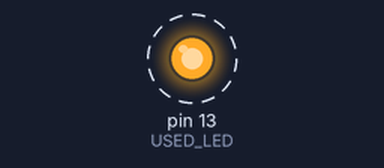
A sketch run on a simulated Arduino Uno, built with avr-gcc and run on an emulated ATmega328P. Parts: output pins drawn as LEDs (lit = HIGH). Dashed ring = blinking.

Above: at 0.5 s.
Timing chart, 0 to 4.6 s (numbered marks = the images above):
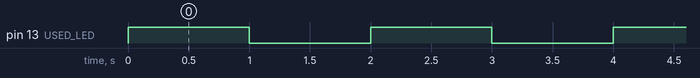

Measured:
- by itself, pin 13 (USED_LED): alternates HIGH for 1.0 s and LOW for 1.0 s

The sketch:

blink.ino
```cpp
/* super simple blink example - slighty modified - used to test CI */

#define USED_LED LED_BUILTIN
//#define USED_LED P0

void setup() {
  pinMode(USED_LED, OUTPUT);
}

// the loop function runs over and over again forever
void loop() {
  digitalWrite(USED_LED, HIGH);   // turn the LED on (HIGH is the voltage level)
  delay(1000);                       // wait for a second
  digitalWrite(USED_LED, LOW);    // turn the LED off by making the voltage LOW
  delay(1000);                       // wait for a second
}
```
